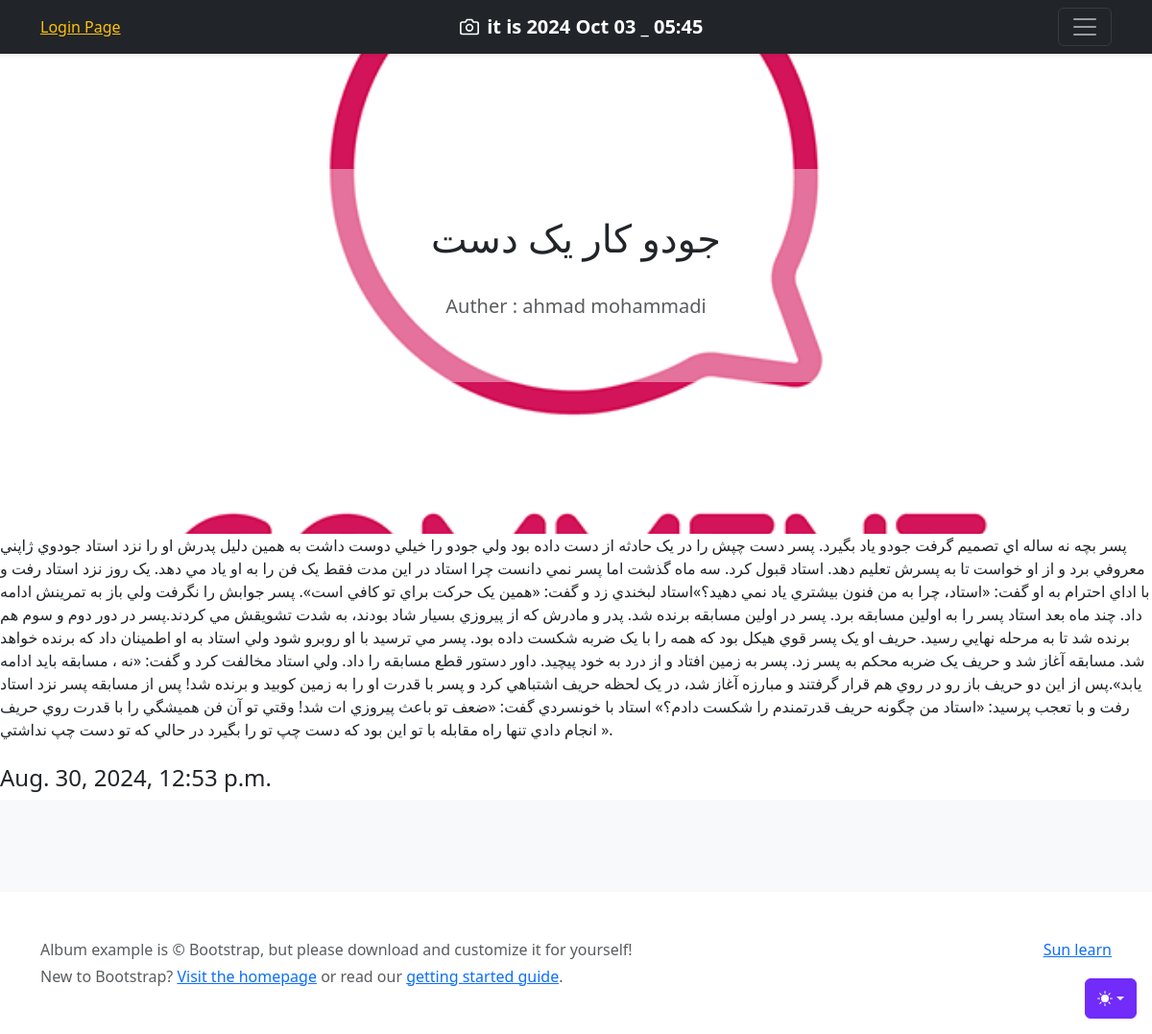
The app's page /detail/5 with its own data.
### Home/models.py (models this page shows, shortened)
class Article(models.Model):
    title = models.CharField(max_length=100) # , null=True, blank=True
    text = models.TextField(help_text="Enter your article text.")
    pub_date = models.DateTimeField(auto_now_add=True)
    updated_date = models.DateTimeField(auto_now=True)
    is_show = models.BooleanField(default=True)
    image = models.ImageField(upload_to="Home/image_article/")
    auther = models.ForeignKey(User, on_delete=models.CASCADE) # این باعث میشه که فقط فردی از بین کاربران ثبت نام شده در این سایت رو بشه به عنوان نویسنده انتخاب کرد

### Home/views.py (the view)
# urls.py: path('detail/<int:article_id>', views.detail, name='detail'),
def detail(request, article_id):
    article = get_object_or_404(Article, id=article_id)
    return render(request, 'Home/detail.html', {'article':article})

### Home/templates/Home/detail.html (shortened to what this page needs)
{% extends 'base/base.html' %}
{% block body %}
<section class="py-5 text-center container" style="background-image: url('{{ article.image.url }}'); background-size: cover; background-position: center; padding: 20px; border-radius: 10px; height: 500px;">
    <br><br><br>
    <div class="row py-lg-5" style="background-color: rgba(255, 255, 255, 0.4); padding: 20px; border-radius: 10px;">
     <div class="col-lg-6 col-md-8 mx-auto">
       <h1 class="fw-normal">{{ article.title }}</h1><br>
       <p class="lead text-body-secondary">Auther : {{ article.auther.get_full_name }}</p>
     </div>
    </div>
</section>
        <article>{{ article.text }}</article>
        <br>
        <h4>{{ article.updated_date }}</h4>
        <div>
{% endblock %}

### records on screen
Article: image (picture), title "جودو کار یک دست", auther.get_full_name "ahmad mohammadi", text "پسر بچه نه ساله اي تصميم گرفت جودو ياد بگيرد. پسر دست چپش را در يک حادثه از دست داده بود ولي جودو را خيلي دوست داشت به همين دليل پدرش او را نزد استاد جودوي ژاپني معروفي برد و از او خواست تا به پسرش تعليم دهد. استاد قبول کرد. سه ماه گذشت اما پسر نمي دانست چرا استاد در اين مدت فقط يک فن را به او ياد مي دهد. يک روز نزد استاد رفت و با اداي احترام به او گفت: «استاد، چرا به من فنون بيشتري ياد نمي دهيد؟»استاد لبخندي زد و گفت: «همين يک حرکت براي تو کافي است». پسر جوابش را نگرفت ولي باز به تمرينش ادامه داد. چند ماه بعد استاد پسر را به اولين مسابقه برد. پسر در اولين مسابقه برنده شد. پدر و مادرش که از پيروزي بسيار شاد بودند، به شدت تشويقش مي کردند.پسر در دور دوم و سوم هم برنده شد تا به مرحله نهايي…", updated_date "Aug. 30, 2024, 12:53 p.m."

### other values on screen
{{ message }} "Sun learn"
